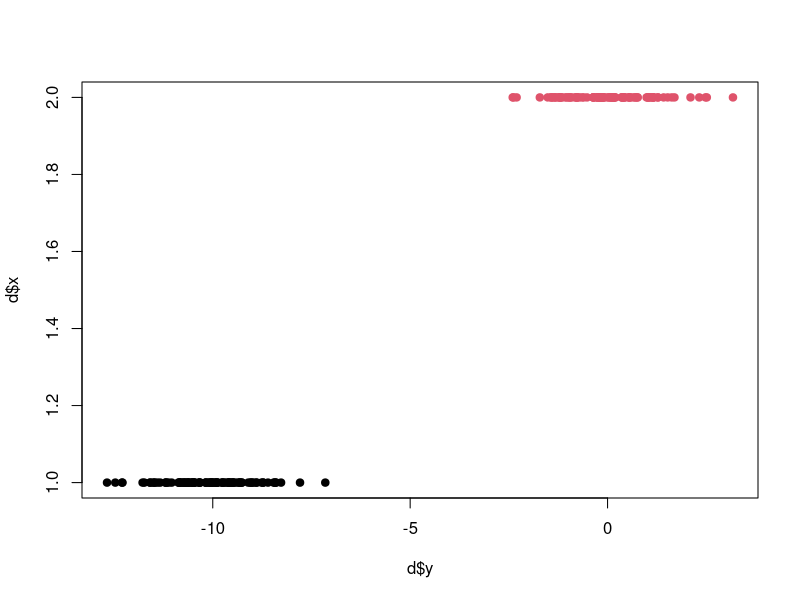

Recreate this plot in R. (Note: this script raises an error after producing the figure.)
n <- 100
mus <- c(-10, 10)
sds <- c(1,1)
d <- data.frame(y = c(rnorm(n, mus[1], sds[1]), rnorm(n, mus[2], sds[2])), x = as.factor(rep(1:2, each = n)))
d$y[1] <- 1000
d$y <- lm(d$y ~ d$x)$resid

plot(d$y, d$x, pch = 19, col = d$x, xlim = range(d$y[-1]))

mean(resids[d$x == 1])
mean(resids[d$x == 2])

table(d$x[resids > 0])
table(d$x[resids < 0])

library(e1071)
tune.res <- tune(svm, x ~ y, data = d,  kernel = "linear", 
                 ranges = list(cost=10^(-3:3)))
best.cost <- as.numeric(tune.res$best.parameters)
fit <- svm(x ~ y, data = d, kernel = "linear", cost = best.cost)
preds <- predict(fit)
table(preds)

results <- caret::confusionMatrix(reference = d$x, 
                                  data = preds)
results
